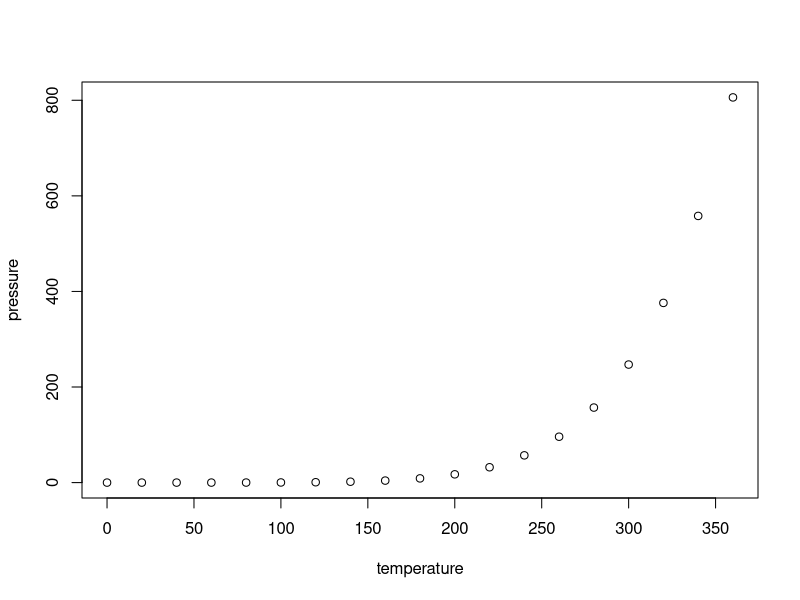
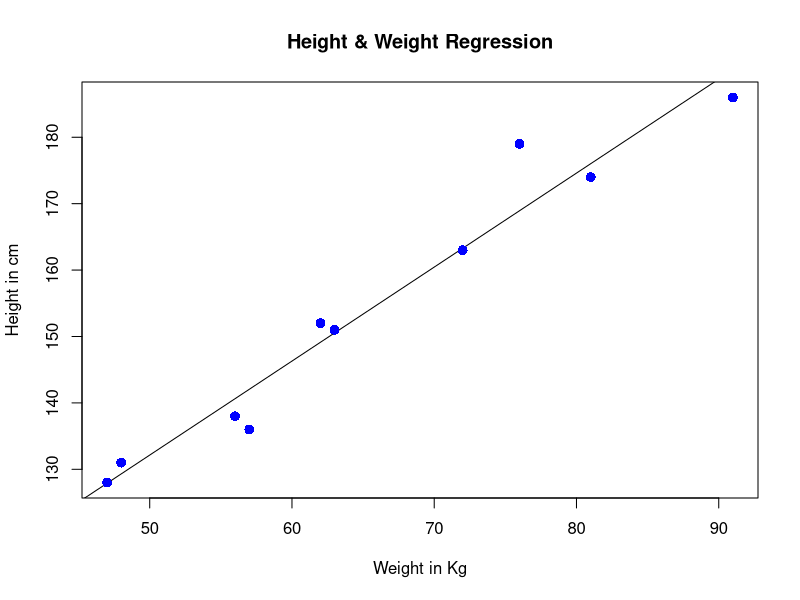

Recreate these plots in R, in order.
## ---- chunk 1
knitr::opts_chunk$set(echo = TRUE)
## ---- chunk 2
summary(cars)
## ---- chunk 3
plot(pressure)
## ---- chunk 4
# Create a vector. 
x <- c(12,7,3,4.2,18,2,54,-21,8,-5)

# Find Mean.
result.mean <- mean(x)
print(result.mean)
## ---- chunk 5
# Create a vector.
x <- c(12,7,3,4.2,18,2,54,-21,8,-5)

# Find Mean.
result.mean <-  mean(x,trim = 0.3)
print(result.mean)
## ---- chunk 6
# Create a vector. 
x <- c(12,7,3,4.2,18,2,54,-21,8,-5,NA)

# Find mean.
result.mean <-  mean(x)
print(result.mean)

# Find mean dropping NA values.
result.mean <-  mean(x,na.rm = TRUE)
print(result.mean)
## ---- chunk 7
# Create the vector.
x <- c(12,7,3,4.2,18,2,54,-21,8,-5)

# Find the median.
median.result <- median(x)
print(median.result)
## ---- chunk 8
# Create the function.
getmode <- function(v) {
   uniqv <- unique(v)
   uniqv[which.max(tabulate(match(v, uniqv)))]
}

# Create the vector with numbers.
v <- c(2,1,2,3,1,2,3,4,1,5,5,3,2,3)

# Calculate the mode using the user function.
result <- getmode(v)
print(result)

# Create the vector with characters.
charv <- c("o","it","the","it","it")

# Calculate the mode using the user function.
result <- getmode(charv)
print(result)
## ---- chunk 9
# Create Relationship Model & get the Coefficients
x <- c(151, 174, 138, 186, 128, 136, 179, 163, 152, 131)
y <- c(63, 81, 56, 91, 47, 57, 76, 72, 62, 48)

# Apply the lm() function.
relation <- lm(y~x)

print(relation)
## ---- chunk 10
# Get the Summary of the Relationship
x <- c(151, 174, 138, 186, 128, 136, 179, 163, 152, 131)
y <- c(63, 81, 56, 91, 47, 57, 76, 72, 62, 48)

# Apply the lm() function.
relation <- lm(y~x)

print(summary(relation))
## ---- chunk 11
# Predict the weight of new persons
# The predictor vector.
x <- c(151, 174, 138, 186, 128, 136, 179, 163, 152, 131)

# The resposne vector.
y <- c(63, 81, 56, 91, 47, 57, 76, 72, 62, 48)

# Apply the lm() function.
relation <- lm(y~x)

# Find weight of a person with height 170.
a <- data.frame(x = 170)
print(a)
result <-  predict(relation,a)
print(result)
## ---- chunk 12
# Create the predictor and response variable.
x <- c(151, 174, 138, 186, 128, 136, 179, 163, 152, 131)
y <- c(63, 81, 56, 91, 47, 57, 76, 72, 62, 48)
relation <- lm(y~x)

# Give the chart file a name.
png(file = "linearregression.png")

# Plot the chart.
plot(y,x,col = "blue",main = "Height & Weight Regression",
abline(lm(x~y)),cex = 1.3,pch = 16,xlab = "Weight in Kg",ylab = "Height in cm")

# Save the file.
dev.off()
